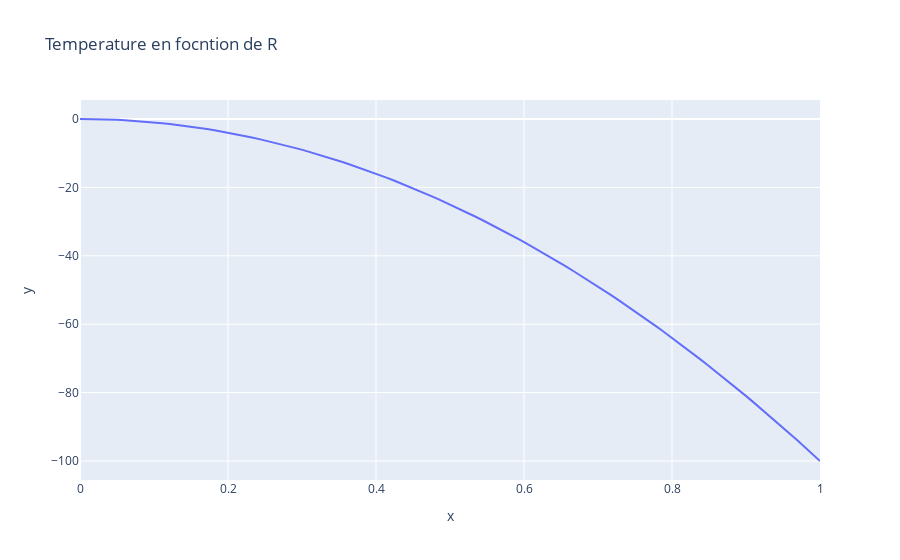

This figure's notebook cell:
### Code cell
DT = []
X = linspace(0, R, N)
DT.append([ -(r*r/(R*R) * 100) for r in X] )

px.line(x = X, y = DT[0], title=r"Temperature en focntion de R")
